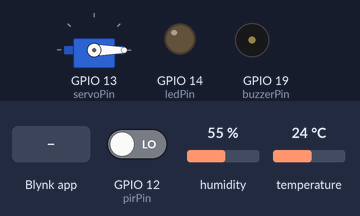
Recording of a sketch running on a simulated ESP32. Parts: servo, output pins drawn as LEDs (lit = HIGH), buzzer (waves = sounding). The test bench sets the inputs (shaded band); at power-on: GPIO 12 (pirPin) LOW, humidity 55 %, temperature 24 °C. WiFi joins after 1.5 s; servers stay silent unless stated; what the sketch prints to the serial monitor is not drawn.

Above: at 3.0 s.
3.1 s: Blynk app writes 1 to V5
At 4.3 s:
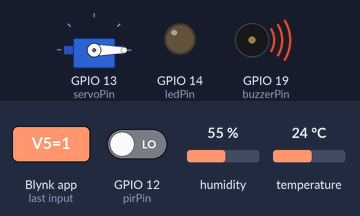
4.6 s: Blynk app writes 1 to V0
At 5.5 s:
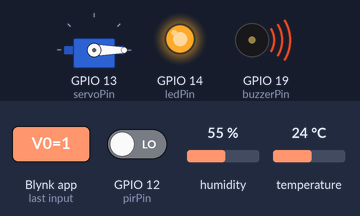
6.1 s: Blynk app writes 0 to V5
At 6.7 s:
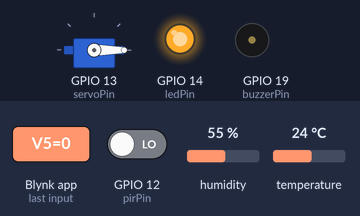
7.6 s: Blynk app writes 200 to V4
At 8.8 s:
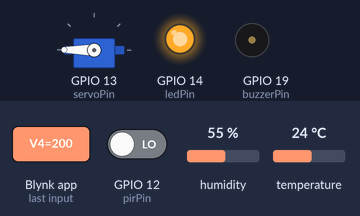
9.1 s: Blynk app writes 0 to V0
At 10.1 s:
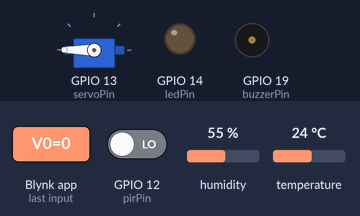
10.6 s: Blynk app writes 200 to V0
At 11.3 s:
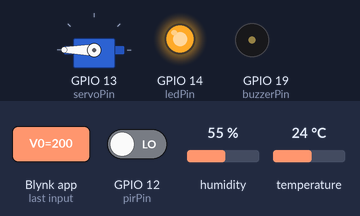
Timing chart, 0 to 13.1 s (numbered marks = the images above; inputs shaded):
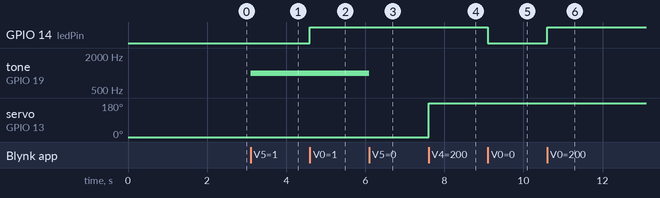

Measured:
- after the input at 3.1 s, tone on GPIO 19 (buzzerPin): silent → 1000 Hz at once
- after the input at 4.6 s, GPIO 14 (ledPin): LOW → HIGH at once
- after the input at 6.1 s, tone on GPIO 19 (buzzerPin): 1000 Hz → silent at once
- after the input at 7.6 s, servo on GPIO 13 (servoPin): 0° → 180° at once
- after the input at 9.1 s, GPIO 14 (ledPin): HIGH → LOW at once
- after the input at 10.6 s, GPIO 14 (ledPin): LOW → HIGH at once

The sketch:

sketch_Wokwi.ino
```cpp
#define BLYNK_TEMPLATE_ID "TMPL27pX6_JS3"
#define BLYNK_TEMPLATE_NAME "Surveillance environnementale"
#define BLYNK_AUTH_TOKEN "PH51c_bjge_FFT-1NPxgZAWcBBmmIa22"
#define BLYNK_PRINT Serial


#include <WiFi.h>
#include <WiFiClient.h>
#include <BlynkSimpleEsp32.h>
#include "DHTesp.h"  // Bibliothèque pour le capteur DHT22
#include <ESP32Servo.h>   // Bibliothèque pour le servo moteur compatible ESP32

// WiFi credentials
const char* ssid = "Wokwi-GUEST";
const char* pass = "";

// LED simple
const int ledPin = 14;

// Définir la broche du buzzer
const int buzzerPin = 19;  // Pin pour le buzzer

// Servo moteur
const int servoPin = 13;  // Pin pour le servo moteur
Servo servo;

// Capteur de mouvement (PIR)
const int pirPin = 12;  // Pin pour le capteur PIR
bool motionDetected = false;

// DHT22
const int DHT_PIN = 15;
DHTesp dht;

// Variables pour la température et l'humidité
float temperature = 0.0;
float humidity = 0.0;

// Variables pour la gestion des délais
unsigned long previousMillis = 0;
const long interval = 2000;  // Intervalle de lecture du capteur

void setup() {
  // Initialisation du port série
  Serial.begin(9600);

  // Configuration des pins
  pinMode(ledPin, OUTPUT);
  pinMode(pirPin, INPUT);
  pinMode(buzzerPin, OUTPUT);  // Initialiser le buzzer comme sortie

  // Initialisation du servo moteur
  servo.attach(servoPin);
  servo.write(0);  // Position initiale du servo

  // Initialisation du DHT
  dht.setup(DHT_PIN, DHTesp::DHT22);

  // Connexion au WiFi
  WiFi.begin(ssid, pass);
  Serial.print("Connexion au WiFi...");
  while (WiFi.status() != WL_CONNECTED) {
    delay(500);
    Serial.print(".");
  }
  Serial.println("\nConnecté au WiFi");

  // Connexion à Blynk
  Blynk.begin(BLYNK_AUTH_TOKEN, ssid, pass);
  Serial.println("Connexion à Blynk...");
}

void loop() {
  // Lire les données de température et d'humidité toutes les 2 secondes
  if (millis() - previousMillis >= interval) {
    previousMillis = millis();

    TempAndHumidity data = dht.getTempAndHumidity();

    if (!isnan(data.temperature) && !isnan(data.humidity)) {
      // Mettre à jour les variables
      temperature = data.temperature;
      humidity = data.humidity;

      // Afficher les données sur le port série
      Serial.print("Température: ");
      Serial.print(temperature);
      Serial.print("°C, Humidité: ");
      Serial.print(humidity);
      Serial.println("%");

      // Envoyer les données à l'application Blynk
      Blynk.virtualWrite(V1, temperature); // Température sur V1
      Blynk.virtualWrite(V2, humidity);    // Humidité sur V2
    } else {
      Serial.println("Erreur de lecture du capteur DHT!");
    }
  }

  // Lire l'état du capteur de mouvement
  motionDetected = digitalRead(pirPin) == HIGH;

  // Si un mouvement est détecté, afficher le message "Mouvement détecté" sur V3
  if (motionDetected) {
    Blynk.virtualWrite(V3, "Mouvement détecté !");
  } else {
    Blynk.virtualWrite(V3, "Pas de mouvement");
  }

    // Exécuter les fonctions Blynk
    Blynk.run();
}

// Fonction pour contrôler la LED simple via le bouton virtuel V0
BLYNK_WRITE(V0) {
  int pinValue = param.asInt();  // Récupère l'état du bouton (HIGH ou LOW)
  digitalWrite(ledPin, pinValue);  // Allume ou éteint la LED
}

// Fonction pour contrôler le servo moteur via un slider virtuel V4
BLYNK_WRITE(V4) {
  int angle = param.asInt();  // Récupère l'angle du slider (0-180)
  servo.write(angle);         // Déplace le servo à l'angle spécifié
}

// Fonction pour contrôler le buzzer via le bouton virtuel V5
BLYNK_WRITE(V5) {
  int buzzerState = param.asInt();  // Récupère l'état du bouton (HIGH ou LOW)

  if (buzzerState == 1) {
    tone(buzzerPin, 1000);  // Activer le buzzer à 1000 Hz
    Serial.println("Buzzer activé !");
  } else {
    noTone(buzzerPin);      // Désactiver le buzzer
    Serial.println("Buzzer désactivé !");
  }
}
```
